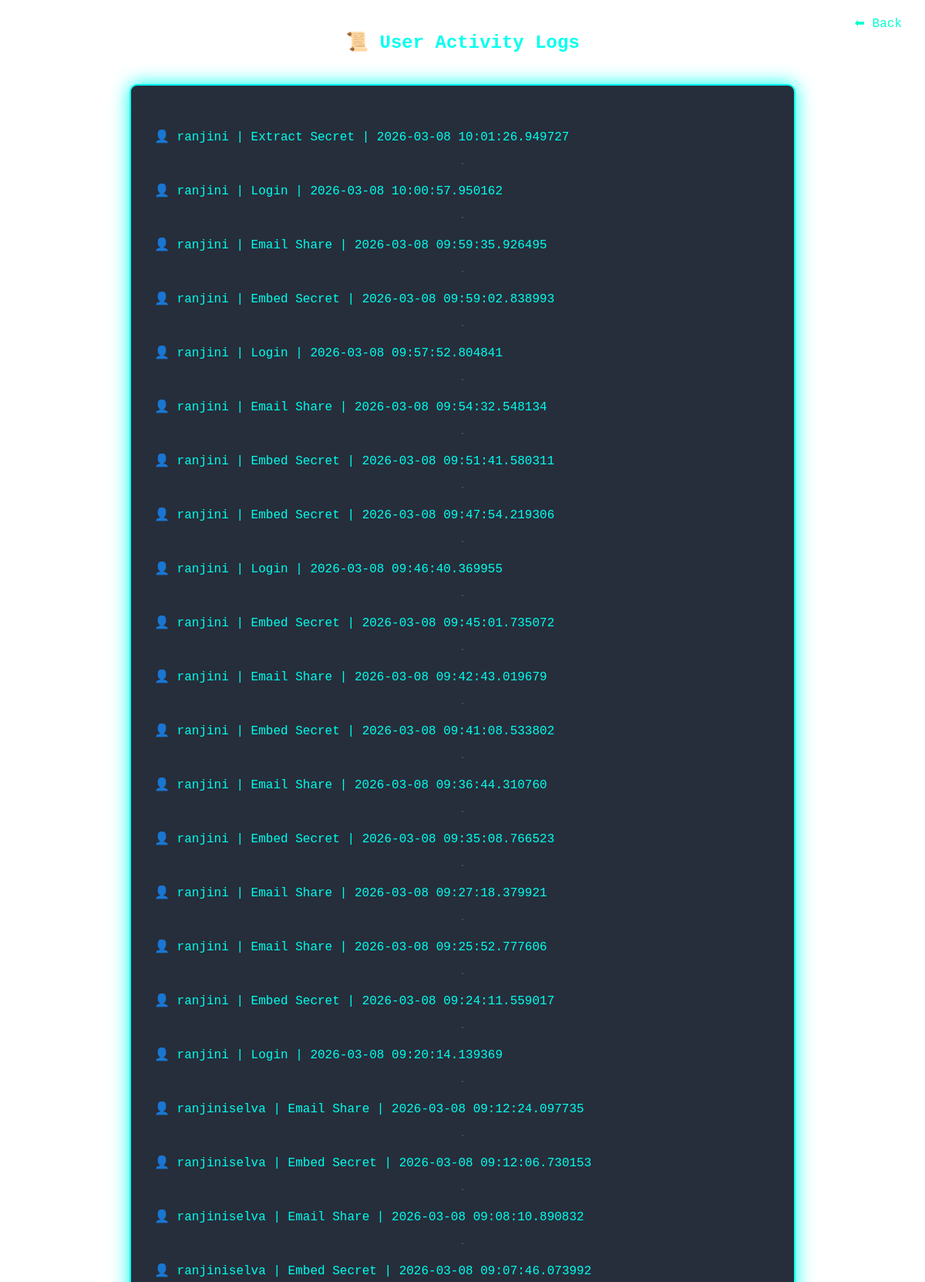
The app's page /logs (signed in, upper part) with its own data.
### app.py (models this page shows)
class ActivityLog(db.Model):
    id = db.Column(db.Integer, primary_key=True)
    user_id = db.Column(db.Integer, db.ForeignKey('user.id'))
    action = db.Column(db.String(200))
    timestamp = db.Column(db.DateTime, default=datetime.datetime.utcnow)
    user = db.relationship('User', backref='activities')

class User(UserMixin, db.Model):
    id = db.Column(db.Integer, primary_key=True)
    username = db.Column(db.String(100), unique=True, nullable=False)
    email = db.Column(db.String(120), unique=True, nullable=False)
    password = db.Column(db.String(200), nullable=False)
    role = db.Column(db.String(20), default="user")  # 👈 ADD THIS LINE
    created_at = db.Column(db.DateTime, default=datetime.datetime.utcnow)
    login_attempts = db.Column(db.Integer, default=0)

### app.py (the view)
@app.route("/logs")
@login_required
def view_logs():
    if current_user.role != "admin":
        flash("Only admin can access logs.")
        return redirect(url_for("dashboard"))
    LOG_RETENTION_DAYS = 1   # Change this to 1, 3, 7, 30 etc.
    expiry_time = datetime.datetime.utcnow() - datetime.timedelta(days=LOG_RETENTION_DAYS)
    ActivityLog.query.filter(ActivityLog.timestamp < expiry_time).delete()
    db.session.commit()
    logs = ActivityLog.query.order_by(ActivityLog.timestamp.desc()).all()
    return render_template("logs.html", logs=logs)

### app.py (called while the page is built)
@login_manager.user_loader
def load_user(user_id):
    return User.query.get(int(user_id))

@app.before_request
def redirect_legacy_static_encoded():
    legacy_prefix = "/static/encoded/"
    if request.path.startswith(legacy_prefix):
        legacy_filename = request.path[len(legacy_prefix):]
        return redirect(url_for("serve_encoded", filename=legacy_filename), code=302)

### templates/logs.html (shortened to what this page needs)
{% extends "base.html" %}
{% block content %}
<a class="logout" href="{{ url_for('dashboard') }}">⬅ Back</a>
<h2 style="text-align:center; margin-top:40px;">
    📜 User Activity Logs
</h2>
<div class="card" style="margin-top:40px; max-width:800px;">
    {% for log in logs %}
        <p>
            👤 {{ log.user.username }}
            | {{ log.action }}
            | {{ log.timestamp }}
        </p>
        <hr style="opacity:0.2;">
    {% endfor %}
</div>
{% endblock %}

### templates/base.html (shortened to what this page needs)
<!DOCTYPE html>
<html>
<head>
    <link rel="stylesheet" href="{{ url_for('static', filename='css/style.css') }}">
</head>
<body>
<video autoplay muted loop playsinline class="bg-video">
    <source src="{{ url_for('static', filename='videos/main-bg.mp4') }}" type="video/mp4">
</video>
{% block content %}{% endblock %}
</body>
</html>

### static/css/style.css (style rules this page uses)
html, body { font-family: 'Courier New', monospace; color: #00ffee; margin: 0; padding: 0; background: transparent !important; overflow-x: hidden; }
.card { width: 90%; max-width: 600px; margin: 80px auto; padding: 40px 30px; background: rgba(0, 10, 25, 0.85); border: 2px solid #00ffee; border-radius: 10px; box-shadow: 0 0 25px #00ffee; display: flex; flex-direction: column; align-items: stretch; justify-content: center; min-height: 350px; }
h2 { text-align: center; margin-bottom: 10px; }
.bg-video, #bgVideo { position: fixed; inset: 0; width: 100%; height: 100%; object-fit: cover; z-index: -1; }
.logout { position: absolute; top: 20px; right: 30px; color: #00ffcc; text-decoration: none; }

### records on screen
ActivityLog: user.username "ranjini", action "Extract Secret", timestamp "2026-03-08 10:01:26.949727"
ActivityLog: user.username "ranjini", action "Login", timestamp "2026-03-08 10:00:57.950162"
ActivityLog: user.username "ranjini", action "Email Share", timestamp "2026-03-08 09:59:35.926495"
ActivityLog: user.username "ranjini", action "Embed Secret", timestamp "2026-03-08 09:59:02.838993"
ActivityLog: user.username "ranjini", action "Login", timestamp "2026-03-08 09:57:52.804841"
ActivityLog: user.username "ranjini", action "Email Share", timestamp "2026-03-08 09:54:32.548134"
ActivityLog: user.username "ranjini", action "Embed Secret", timestamp "2026-03-08 09:51:41.580311"
ActivityLog: user.username "ranjini", action "Embed Secret", timestamp "2026-03-08 09:47:54.219306"
ActivityLog: user.username "ranjini", action "Login", timestamp "2026-03-08 09:46:40.369955"
ActivityLog: user.username "ranjini", action "Embed Secret", timestamp "2026-03-08 09:45:01.735072"
ActivityLog: user.username "ranjini", action "Email Share", timestamp "2026-03-08 09:42:43.019679"
ActivityLog: user.username "ranjini", action "Embed Secret", timestamp "2026-03-08 09:41:08.533802"
ActivityLog: user.username "ranjini", action "Email Share", timestamp "2026-03-08 09:36:44.310760"
ActivityLog: user.username "ranjini", action "Embed Secret", timestamp "2026-03-08 09:35:08.766523"
ActivityLog: user.username "ranjini", action "Email Share", timestamp "2026-03-08 09:27:18.379921"
ActivityLog: user.username "ranjini", action "Email Share", timestamp "2026-03-08 09:25:52.777606"
ActivityLog: user.username "ranjini", action "Embed Secret", timestamp "2026-03-08 09:24:11.559017"
ActivityLog: user.username "ranjini", action "Login", timestamp "2026-03-08 09:20:14.139369"
ActivityLog: user.username "ranjiniselva", action "Email Share", timestamp "2026-03-08 09:12:24.097735"
ActivityLog: user.username "ranjiniselva", action "Embed Secret", timestamp "2026-03-08 09:12:06.730153"
ActivityLog: user.username "ranjiniselva", action "Email Share", timestamp "2026-03-08 09:08:10.890832"
ActivityLog: user.username "ranjiniselva", action "Embed Secret", timestamp "2026-03-08 09:07:46.073992"
